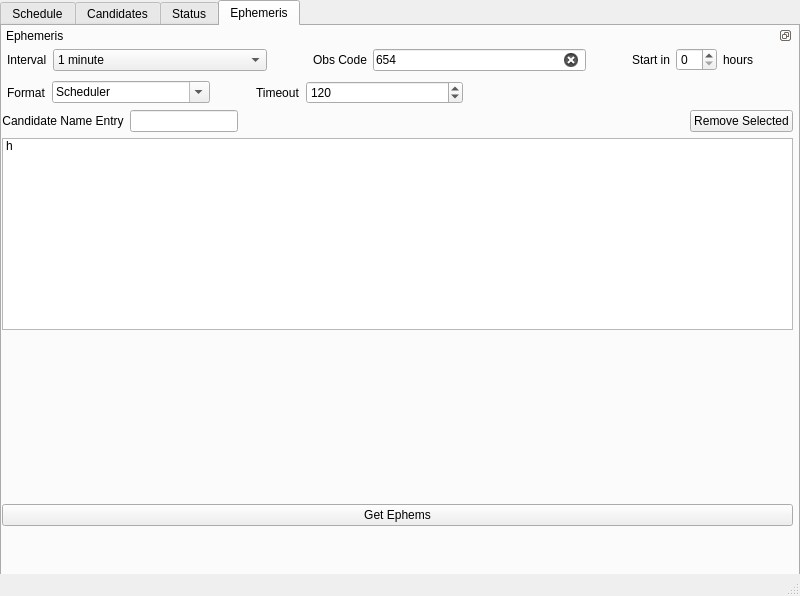
<?xml version="1.0" encoding="UTF-8"?>
<ui version="4.0">
 <class>MainWindow</class>
 <widget class="QMainWindow" name="MainWindow">
  <property name="geometry">
   <rect>
    <x>0</x>
    <y>0</y>
    <width>800</width>
    <height>596</height>
   </rect>
  </property>
  <property name="sizePolicy">
   <sizepolicy hsizetype="Fixed" vsizetype="Fixed">
    <horstretch>0</horstretch>
    <verstretch>0</verstretch>
   </sizepolicy>
  </property>
  <property name="windowTitle">
   <string>Maestro</string>
  </property>
  <widget class="QWidget" name="centralwidget">
   <widget class="QTabWidget" name="tabWidget">
    <property name="geometry">
     <rect>
      <x>0</x>
      <y>0</y>
      <width>800</width>
      <height>591</height>
     </rect>
    </property>
    <property name="currentIndex">
     <number>3</number>
    </property>
    <widget class="QWidget" name="scheduleTab">
     <attribute name="title">
      <string>Schedule</string>
     </attribute>
     <widget class="QWidget" name="horizontalLayoutWidget_2">
      <property name="geometry">
       <rect>
        <x>0</x>
        <y>0</y>
        <width>791</width>
        <height>541</height>
       </rect>
      </property>
      <layout class="QHBoxLayout" name="horizontalLayout_2">
       <item>
        <widget class="QDockWidget" name="schedDock">
         <property name="features">
          <set>QDockWidget::DockWidgetFloatable|QDockWidget::DockWidgetMovable</set>
         </property>
         <property name="windowTitle">
          <string>Schedule</string>
         </property>
         <widget class="QWidget" name="dockWidgetContents_7">
          <widget class="QWidget" name="verticalLayoutWidget_3">
           <property name="geometry">
            <rect>
             <x>0</x>
             <y>0</y>
             <width>791</width>
             <height>511</height>
            </rect>
           </property>
           <layout class="QVBoxLayout" name="verticalLayout_4">
            <item>
             <layout class="QHBoxLayout" name="horizontalLayout_9">
              <item>
               <widget class="QPushButton" name="genScheduleButton">
                <property name="sizePolicy">
                 <sizepolicy hsizetype="Fixed" vsizetype="Fixed">
                  <horstretch>0</horstretch>
                  <verstretch>0</verstretch>
                 </sizepolicy>
                </property>
                <property name="text">
                 <string>Generate Schedule</string>
                </property>
               </widget>
              </item>
              <item>
               <widget class="QPushButton" name="editScheduleButton">
                <property name="sizePolicy">
                 <sizepolicy hsizetype="Fixed" vsizetype="Fixed">
                  <horstretch>0</horstretch>
                  <verstretch>0</verstretch>
                 </sizepolicy>
                </property>
                <property name="text">
                 <string>Edit Mode</string>
                </property>
               </widget>
              </item>
              <item>
               <spacer name="horizontalSpacer_3">
                <property name="orientation">
                 <enum>Qt::Horizontal</enum>
                </property>
                <property name="sizeHint" stdset="0">
                 <size>
                  <width>40</width>
                  <height>20</height>
                 </size>
                </property>
               </spacer>
              </item>
             </layout>
            </item>
            <item>
             <widget class="QTableWidget" name="scheduleTable"/>
            </item>
           </layout>
          </widget>
         </widget>
        </widget>
       </item>
      </layout>
     </widget>
    </widget>
    <widget class="QWidget" name="candidatesTab">
     <attribute name="title">
      <string>Candidates</string>
     </attribute>
     <widget class="QDockWidget" name="candidateDock">
      <property name="geometry">
       <rect>
        <x>0</x>
        <y>0</y>
        <width>791</width>
        <height>539</height>
       </rect>
      </property>
      <property name="sizePolicy">
       <sizepolicy hsizetype="Expanding" vsizetype="Expanding">
        <horstretch>0</horstretch>
        <verstretch>0</verstretch>
       </sizepolicy>
      </property>
      <property name="features">
       <set>QDockWidget::DockWidgetFloatable|QDockWidget::DockWidgetMovable</set>
      </property>
      <property name="windowTitle">
       <string>Candidates</string>
      </property>
      <widget class="QWidget" name="candidateDockContents">
       <widget class="QWidget" name="layoutWidget">
        <property name="geometry">
         <rect>
          <x>0</x>
          <y>1</y>
          <width>791</width>
          <height>501</height>
         </rect>
        </property>
        <layout class="QVBoxLayout" name="candVertLayout">
         <item>
          <layout class="QHBoxLayout" name="horizontalLayout">
           <item>
            <widget class="QCheckBox" name="showRejectedCheckbox">
             <property name="text">
              <string>Rejected</string>
             </property>
            </widget>
           </item>
           <item>
            <widget class="QCheckBox" name="showRemovedCheckbox">
             <property name="text">
              <string>Removed</string>
             </property>
            </widget>
           </item>
           <item>
            <widget class="QPushButton" name="refreshCandButtons">
             <property name="sizePolicy">
              <sizepolicy hsizetype="Preferred" vsizetype="Fixed">
               <horstretch>0</horstretch>
               <verstretch>0</verstretch>
              </sizepolicy>
             </property>
             <property name="text">
              <string>Refresh Candidates</string>
             </property>
             <property name="shortcut">
              <string>R</string>
             </property>
            </widget>
           </item>
           <item>
            <widget class="QPushButton" name="toggleRejectButton">
             <property name="text">
              <string>Toggle Rejection</string>
             </property>
            </widget>
           </item>
           <item>
            <widget class="QPushButton" name="removeToggleButton">
             <property name="text">
              <string>Toggle Removal</string>
             </property>
            </widget>
           </item>
           <item>
            <widget class="QPushButton" name="addCandidateButton">
             <property name="text">
              <string>Add Candidate</string>
             </property>
            </widget>
           </item>
           <item>
            <widget class="QPushButton" name="candidateEphemerisButton">
             <property name="text">
              <string>Ephemeris</string>
             </property>
            </widget>
           </item>
          </layout>
         </item>
         <item>
          <widget class="QTableWidget" name="candidateTable">
           <property name="editTriggers">
            <set>QAbstractItemView::NoEditTriggers</set>
           </property>
           <property name="dragDropOverwriteMode">
            <bool>false</bool>
           </property>
           <property name="selectionMode">
            <enum>QAbstractItemView::MultiSelection</enum>
           </property>
           <property name="selectionBehavior">
            <enum>QAbstractItemView::SelectRows</enum>
           </property>
           <property name="sortingEnabled">
            <bool>true</bool>
           </property>
           <attribute name="verticalHeaderShowSortIndicator" stdset="0">
            <bool>true</bool>
           </attribute>
          </widget>
         </item>
        </layout>
       </widget>
      </widget>
     </widget>
    </widget>
    <widget class="QWidget" name="statusTab">
     <attribute name="title">
      <string>Status</string>
     </attribute>
     <widget class="QDockWidget" name="dbDock">
      <property name="geometry">
       <rect>
        <x>0</x>
        <y>0</y>
        <width>791</width>
        <height>531</height>
       </rect>
      </property>
      <property name="sizePolicy">
       <sizepolicy hsizetype="Expanding" vsizetype="Expanding">
        <horstretch>0</horstretch>
        <verstretch>0</verstretch>
       </sizepolicy>
      </property>
      <property name="features">
       <set>QDockWidget::DockWidgetFloatable|QDockWidget::DockWidgetMovable</set>
      </property>
      <property name="windowTitle">
       <string>Database</string>
      </property>
      <widget class="QWidget" name="dbDockContents">
       <widget class="QFrame" name="dbFrame">
        <property name="geometry">
         <rect>
          <x>0</x>
          <y>10</y>
          <width>771</width>
          <height>501</height>
         </rect>
        </property>
        <property name="sizePolicy">
         <sizepolicy hsizetype="Maximum" vsizetype="Maximum">
          <horstretch>0</horstretch>
          <verstretch>0</verstretch>
         </sizepolicy>
        </property>
        <property name="frameShape">
         <enum>QFrame::StyledPanel</enum>
        </property>
        <property name="frameShadow">
         <enum>QFrame::Raised</enum>
        </property>
        <property name="lineWidth">
         <number>1</number>
        </property>
        <widget class="QToolBox" name="dbToolbox">
         <property name="geometry">
          <rect>
           <x>0</x>
           <y>0</y>
           <width>781</width>
           <height>491</height>
          </rect>
         </property>
         <property name="sizePolicy">
          <sizepolicy hsizetype="Preferred" vsizetype="Preferred">
           <horstretch>0</horstretch>
           <verstretch>0</verstretch>
          </sizepolicy>
         </property>
         <property name="currentIndex">
          <number>0</number>
         </property>
         <widget class="QWidget" name="statusPage">
          <property name="geometry">
           <rect>
            <x>0</x>
            <y>0</y>
            <width>781</width>
            <height>421</height>
           </rect>
          </property>
          <attribute name="label">
           <string>Status</string>
          </attribute>
          <layout class="QVBoxLayout" name="verticalLayout">
           <item>
            <layout class="QHBoxLayout" name="horizontalLayout_8">
             <item>
              <widget class="QLabel" name="label_6">
               <property name="minimumSize">
                <size>
                 <width>0</width>
                 <height>30</height>
                </size>
               </property>
               <property name="text">
                <string>Currently:</string>
               </property>
              </widget>
             </item>
            </layout>
           </item>
           <item>
            <layout class="QHBoxLayout" name="horizontalLayout_3">
             <property name="sizeConstraint">
              <enum>QLayout::SetDefaultConstraint</enum>
             </property>
             <item>
              <widget class="QLabel" name="label">
               <property name="sizePolicy">
                <sizepolicy hsizetype="Preferred" vsizetype="Minimum">
                 <horstretch>0</horstretch>
                 <verstretch>0</verstretch>
                </sizepolicy>
               </property>
               <property name="minimumSize">
                <size>
                 <width>0</width>
                 <height>30</height>
                </size>
               </property>
               <property name="text">
                <string>Last cycle:</string>
               </property>
              </widget>
             </item>
             <item>
              <widget class="QLabel" name="label_2">
               <property name="text">
                <string>Next cycle:</string>
               </property>
              </widget>
             </item>
            </layout>
           </item>
           <item>
            <layout class="QHBoxLayout" name="horizontalLayout_4">
             <item>
              <widget class="QLabel" name="label_4">
               <property name="minimumSize">
                <size>
                 <width>0</width>
                 <height>30</height>
                </size>
               </property>
               <property name="text">
                <string>Candidates visible tonight:</string>
               </property>
              </widget>
             </item>
             <item>
              <widget class="QLabel" name="label_5">
               <property name="text">
                <string>Candidates removed tonight:</string>
               </property>
              </widget>
             </item>
            </layout>
           </item>
           <item>
            <layout class="QVBoxLayout" name="verticalLayout_2">
             <item>
              <widget class="QLabel" name="label_3">
               <property name="sizePolicy">
                <sizepolicy hsizetype="Preferred" vsizetype="Preferred">
                 <horstretch>0</horstretch>
                 <verstretch>0</verstretch>
                </sizepolicy>
               </property>
               <property name="minimumSize">
                <size>
                 <width>0</width>
                 <height>30</height>
                </size>
               </property>
               <property name="text">
                <string>Runtime Errors</string>
               </property>
              </widget>
             </item>
             <item>
              <widget class="QTableView" name="tableView">
               <property name="sizePolicy">
                <sizepolicy hsizetype="Preferred" vsizetype="Expanding">
                 <horstretch>0</horstretch>
                 <verstretch>0</verstretch>
                </sizepolicy>
               </property>
               <property name="sizeAdjustPolicy">
                <enum>QAbstractScrollArea::AdjustToContents</enum>
               </property>
               <property name="sortingEnabled">
                <bool>true</bool>
               </property>
               <attribute name="verticalHeaderShowSortIndicator" stdset="0">
                <bool>true</bool>
               </attribute>
              </widget>
             </item>
             <item>
              <spacer name="verticalSpacer_2">
               <property name="orientation">
                <enum>Qt::Vertical</enum>
               </property>
               <property name="sizeType">
                <enum>QSizePolicy::Expanding</enum>
               </property>
               <property name="sizeHint" stdset="0">
                <size>
                 <width>20</width>
                 <height>40</height>
                </size>
               </property>
              </spacer>
             </item>
            </layout>
           </item>
          </layout>
         </widget>
         <widget class="QWidget" name="dbControlPage">
          <property name="geometry">
           <rect>
            <x>0</x>
            <y>0</y>
            <width>781</width>
            <height>421</height>
           </rect>
          </property>
          <attribute name="label">
           <string>Control</string>
          </attribute>
          <widget class="QWidget" name="verticalLayoutWidget_2">
           <property name="geometry">
            <rect>
             <x>0</x>
             <y>0</y>
             <width>771</width>
             <height>281</height>
            </rect>
           </property>
           <layout class="QVBoxLayout" name="verticalLayout_3">
            <item>
             <layout class="QHBoxLayout" name="horizontalLayout_6">
              <item>
               <widget class="QPushButton" name="pushButton_5">
                <property name="text">
                 <string>Request Restart</string>
                </property>
               </widget>
              </item>
              <item>
               <widget class="QPushButton" name="pushButton_6">
                <property name="text">
                 <string>Request Cycle</string>
                </property>
               </widget>
              </item>
              <item>
               <widget class="QPushButton" name="pushButton_8">
                <property name="sizePolicy">
                 <sizepolicy hsizetype="Minimum" vsizetype="Fixed">
                  <horstretch>0</horstretch>
                  <verstretch>0</verstretch>
                 </sizepolicy>
                </property>
                <property name="text">
                 <string>Ping</string>
                </property>
               </widget>
              </item>
              <item>
               <widget class="QPushButton" name="pushButton_7">
                <property name="text">
                 <string>Stop Cycle</string>
                </property>
               </widget>
              </item>
              <item>
               <widget class="QPushButton" name="pushButton_4">
                <property name="text">
                 <string>Shut Down</string>
                </property>
               </widget>
              </item>
             </layout>
            </item>
            <item>
             <layout class="QHBoxLayout" name="horizontalLayout_7">
              <item>
               <widget class="QLabel" name="label_7">
                <property name="sizePolicy">
                 <sizepolicy hsizetype="Preferred" vsizetype="Preferred">
                  <horstretch>0</horstretch>
                  <verstretch>0</verstretch>
                 </sizepolicy>
                </property>
                <property name="text">
                 <string>Minutes between cycles</string>
                </property>
               </widget>
              </item>
              <item>
               <widget class="QSpinBox" name="spinBox">
                <property name="sizePolicy">
                 <sizepolicy hsizetype="Expanding" vsizetype="Fixed">
                  <horstretch>0</horstretch>
                  <verstretch>0</verstretch>
                 </sizepolicy>
                </property>
                <property name="minimum">
                 <number>1</number>
                </property>
                <property name="maximum">
                 <number>60</number>
                </property>
                <property name="value">
                 <number>15</number>
                </property>
               </widget>
              </item>
              <item>
               <spacer name="horizontalSpacer_2">
                <property name="orientation">
                 <enum>Qt::Horizontal</enum>
                </property>
                <property name="sizeHint" stdset="0">
                 <size>
                  <width>40</width>
                  <height>20</height>
                 </size>
                </property>
               </spacer>
              </item>
             </layout>
            </item>
            <item>
             <spacer name="verticalSpacer">
              <property name="orientation">
               <enum>Qt::Vertical</enum>
              </property>
              <property name="sizeType">
               <enum>QSizePolicy::Preferred</enum>
              </property>
              <property name="sizeHint" stdset="0">
               <size>
                <width>20</width>
                <height>40</height>
               </size>
              </property>
             </spacer>
            </item>
           </layout>
          </widget>
         </widget>
        </widget>
       </widget>
      </widget>
     </widget>
    </widget>
    <widget class="QWidget" name="ephemsTab">
     <attribute name="title">
      <string>Ephemeris</string>
     </attribute>
     <widget class="QDockWidget" name="ephemDock">
      <property name="geometry">
       <rect>
        <x>0</x>
        <y>0</y>
        <width>791</width>
        <height>531</height>
       </rect>
      </property>
      <property name="features">
       <set>QDockWidget::DockWidgetFloatable|QDockWidget::DockWidgetMovable</set>
      </property>
      <property name="windowTitle">
       <string>Ephemeris</string>
      </property>
      <widget class="QWidget" name="ephemDockContents">
       <widget class="QWidget" name="verticalLayoutWidget_5">
        <property name="geometry">
         <rect>
          <x>0</x>
          <y>0</y>
          <width>791</width>
          <height>481</height>
         </rect>
        </property>
        <layout class="QVBoxLayout" name="ephemVertLayout">
         <item>
          <layout class="QHBoxLayout" name="ephSetHLay1">
           <property name="leftMargin">
            <number>5</number>
           </property>
           <item>
            <widget class="QLabel" name="intervalLabel">
             <property name="sizePolicy">
              <sizepolicy hsizetype="Preferred" vsizetype="Fixed">
               <horstretch>0</horstretch>
               <verstretch>0</verstretch>
              </sizepolicy>
             </property>
             <property name="minimumSize">
              <size>
               <width>0</width>
               <height>30</height>
              </size>
             </property>
             <property name="text">
              <string>Interval</string>
             </property>
            </widget>
           </item>
           <item>
            <widget class="QComboBox" name="intervalComboBox">
             <property name="sizePolicy">
              <sizepolicy hsizetype="Expanding" vsizetype="Fixed">
               <horstretch>0</horstretch>
               <verstretch>0</verstretch>
              </sizepolicy>
             </property>
             <property name="currentText">
              <string>1 minute</string>
             </property>
             <property name="currentIndex">
              <number>0</number>
             </property>
             <property name="sizeAdjustPolicy">
              <enum>QComboBox::AdjustToContents</enum>
             </property>
             <item>
              <property name="text">
               <string>1 minute</string>
              </property>
             </item>
             <item>
              <property name="text">
               <string>10 minutes</string>
              </property>
             </item>
             <item>
              <property name="text">
               <string>30 minutes</string>
              </property>
             </item>
             <item>
              <property name="text">
               <string>1 hour</string>
              </property>
             </item>
            </widget>
           </item>
           <item>
            <spacer name="horizontalSpacer_10">
             <property name="orientation">
              <enum>Qt::Horizontal</enum>
             </property>
             <property name="sizeType">
              <enum>QSizePolicy::Preferred</enum>
             </property>
             <property name="sizeHint" stdset="0">
              <size>
               <width>40</width>
               <height>20</height>
              </size>
             </property>
            </spacer>
           </item>
           <item>
            <widget class="QLabel" name="obsCodeLabel">
             <property name="sizePolicy">
              <sizepolicy hsizetype="Preferred" vsizetype="Fixed">
               <horstretch>0</horstretch>
               <verstretch>0</verstretch>
              </sizepolicy>
             </property>
             <property name="text">
              <string>Obs Code</string>
             </property>
            </widget>
           </item>
           <item>
            <widget class="QLineEdit" name="obsCodeLineEdit">
             <property name="text">
              <string>654</string>
             </property>
             <property name="placeholderText">
              <string/>
             </property>
             <property name="clearButtonEnabled">
              <bool>true</bool>
             </property>
            </widget>
           </item>
           <item>
            <spacer name="horizontalSpacer_11">
             <property name="orientation">
              <enum>Qt::Horizontal</enum>
             </property>
             <property name="sizeType">
              <enum>QSizePolicy::Preferred</enum>
             </property>
             <property name="sizeHint" stdset="0">
              <size>
               <width>40</width>
               <height>20</height>
              </size>
             </property>
            </spacer>
           </item>
           <item>
            <widget class="QLabel" name="startLabel">
             <property name="sizePolicy">
              <sizepolicy hsizetype="Preferred" vsizetype="Fixed">
               <horstretch>0</horstretch>
               <verstretch>0</verstretch>
              </sizepolicy>
             </property>
             <property name="text">
              <string>Start in</string>
             </property>
             <property name="alignment">
              <set>Qt::AlignCenter</set>
             </property>
             <property name="margin">
              <number>5</number>
             </property>
            </widget>
           </item>
           <item>
            <widget class="QSpinBox" name="spinBox_4">
             <property name="maximum">
              <number>24</number>
             </property>
            </widget>
           </item>
           <item>
            <widget class="QLabel" name="label_16">
             <property name="text">
              <string>hours</string>
             </property>
            </widget>
           </item>
           <item>
            <spacer name="horizontalSpacer_12">
             <property name="orientation">
              <enum>Qt::Horizontal</enum>
             </property>
             <property name="sizeType">
              <enum>QSizePolicy::Preferred</enum>
             </property>
             <property name="sizeHint" stdset="0">
              <size>
               <width>40</width>
               <height>20</height>
              </size>
             </property>
            </spacer>
           </item>
          </layout>
         </item>
         <item>
          <layout class="QHBoxLayout" name="ephSetHLay2">
           <property name="leftMargin">
            <number>5</number>
           </property>
           <item>
            <widget class="QLabel" name="formatLabel">
             <property name="sizePolicy">
              <sizepolicy hsizetype="Fixed" vsizetype="Preferred">
               <horstretch>0</horstretch>
               <verstretch>0</verstretch>
              </sizepolicy>
             </property>
             <property name="text">
              <string>Format</string>
             </property>
             <property name="alignment">
              <set>Qt::AlignLeading|Qt::AlignLeft|Qt::AlignVCenter</set>
             </property>
            </widget>
           </item>
           <item>
            <widget class="QComboBox" name="formatComboBox">
             <property name="sizePolicy">
              <sizepolicy hsizetype="Preferred" vsizetype="Fixed">
               <horstretch>0</horstretch>
               <verstretch>0</verstretch>
              </sizepolicy>
             </property>
             <property name="editable">
              <bool>true</bool>
             </property>
             <property name="currentText">
              <string>Scheduler</string>
             </property>
             <property name="currentIndex">
              <number>0</number>
             </property>
             <property name="sizeAdjustPolicy">
              <enum>QComboBox::AdjustToContents</enum>
             </property>
             <property name="placeholderText">
              <string>Select</string>
             </property>
             <item>
              <property name="text">
               <string>Scheduler</string>
              </property>
             </item>
             <item>
              <property name="text">
               <string>CSVs</string>
              </property>
             </item>
            </widget>
           </item>
           <item>
            <spacer name="horizontalSpacer_13">
             <property name="orientation">
              <enum>Qt::Horizontal</enum>
             </property>
             <property name="sizeType">
              <enum>QSizePolicy::Preferred</enum>
             </property>
             <property name="sizeHint" stdset="0">
              <size>
               <width>40</width>
               <height>20</height>
              </size>
             </property>
            </spacer>
           </item>
           <item>
            <widget class="QLabel" name="timeoutLabel">
             <property name="sizePolicy">
              <sizepolicy hsizetype="Fixed" vsizetype="Preferred">
               <horstretch>0</horstretch>
               <verstretch>0</verstretch>
              </sizepolicy>
             </property>
             <property name="text">
              <string>Timeout</string>
             </property>
             <property name="alignment">
              <set>Qt::AlignLeading|Qt::AlignLeft|Qt::AlignVCenter</set>
             </property>
            </widget>
           </item>
           <item>
            <widget class="QSpinBox" name="timeoutSpinBox">
             <property name="minimum">
              <number>1</number>
             </property>
             <property name="maximum">
              <number>1000</number>
             </property>
             <property name="value">
              <number>120</number>
             </property>
            </widget>
           </item>
           <item>
            <spacer name="horizontalSpacer_14">
             <property name="orientation">
              <enum>Qt::Horizontal</enum>
             </property>
             <property name="sizeType">
              <enum>QSizePolicy::Fixed</enum>
             </property>
             <property name="sizeHint" stdset="0">
              <size>
               <width>330</width>
               <height>20</height>
              </size>
             </property>
            </spacer>
           </item>
          </layout>
         </item>
         <item>
          <layout class="QHBoxLayout" name="horizontalLayout_14">
           <item>
            <widget class="QLabel" name="label_15">
             <property name="sizePolicy">
              <sizepolicy hsizetype="Preferred" vsizetype="Minimum">
               <horstretch>0</horstretch>
               <verstretch>0</verstretch>
              </sizepolicy>
             </property>
             <property name="text">
              <string>Candidate Name Entry</string>
             </property>
             <property name="alignment">
              <set>Qt::AlignCenter</set>
             </property>
            </widget>
           </item>
           <item>
            <widget class="QLineEdit" name="ephemNameEntry">
             <property name="sizePolicy">
              <sizepolicy hsizetype="Preferred" vsizetype="Fixed">
               <horstretch>0</horstretch>
               <verstretch>0</verstretch>
              </sizepolicy>
             </property>
             <property name="alignment">
              <set>Qt::AlignLeading|Qt::AlignLeft|Qt::AlignTop</set>
             </property>
             <property name="clearButtonEnabled">
              <bool>true</bool>
             </property>
            </widget>
           </item>
           <item>
            <spacer name="horizontalSpacer_16">
             <property name="orientation">
              <enum>Qt::Horizontal</enum>
             </property>
             <property name="sizeType">
              <enum>QSizePolicy::Expanding</enum>
             </property>
             <property name="sizeHint" stdset="0">
              <size>
               <width>40</width>
               <height>20</height>
              </size>
             </property>
            </spacer>
           </item>
           <item>
            <widget class="QPushButton" name="ephemRemoveSelected">
             <property name="text">
              <string>Remove Selected</string>
             </property>
            </widget>
           </item>
          </layout>
         </item>
         <item>
          <layout class="QHBoxLayout" name="horizontalLayout_10">
           <item>
            <layout class="QVBoxLayout" name="verticalLayout_6">
             <item>
              <widget class="QListWidget" name="ephemList">
               <property name="sizePolicy">
                <sizepolicy hsizetype="Expanding" vsizetype="Preferred">
                 <horstretch>0</horstretch>
                 <verstretch>0</verstretch>
                </sizepolicy>
               </property>
               <property name="frameShadow">
                <enum>QFrame::Plain</enum>
               </property>
               <property name="lineWidth">
                <number>3</number>
               </property>
               <property name="editTriggers">
                <set>QAbstractItemView::NoEditTriggers</set>
               </property>
               <property name="selectionMode">
                <enum>QAbstractItemView::MultiSelection</enum>
               </property>
               <property name="selectionBehavior">
                <enum>QAbstractItemView::SelectRows</enum>
               </property>
               <property name="itemAlignment">
                <set>Qt::AlignLeading</set>
               </property>
               <item>
                <property name="text">
                 <string>h</string>
                </property>
               </item>
              </widget>
             </item>
            </layout>
           </item>
          </layout>
         </item>
         <item>
          <spacer name="verticalSpacer_5">
           <property name="orientation">
            <enum>Qt::Vertical</enum>
           </property>
           <property name="sizeType">
            <enum>QSizePolicy::Expanding</enum>
           </property>
           <property name="sizeHint" stdset="0">
            <size>
             <width>20</width>
             <height>20</height>
            </size>
           </property>
          </spacer>
         </item>
         <item>
          <widget class="QPushButton" name="getEphemsButton">
           <property name="text">
            <string>Get Ephems</string>
           </property>
          </widget>
         </item>
        </layout>
       </widget>
      </widget>
     </widget>
    </widget>
   </widget>
  </widget>
  <widget class="QStatusBar" name="statusbar"/>
 </widget>
 <resources/>
 <connections/>
</ui>
